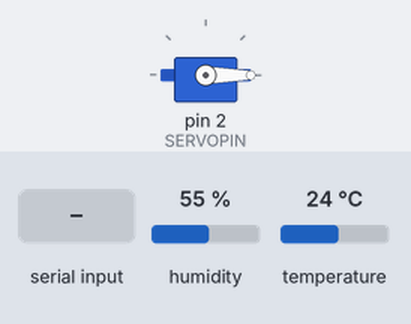
A sketch run on a simulated Arduino Uno, built with avr-gcc and run on an emulated ATmega328P. Parts: servo. The inputs (shaded band) are chosen by the test bench; at power-on: humidity 55 %, temperature 24 °C.

Above: at 3.3 s.
3.4 s: "1" received over Serial
At 4.4 s:
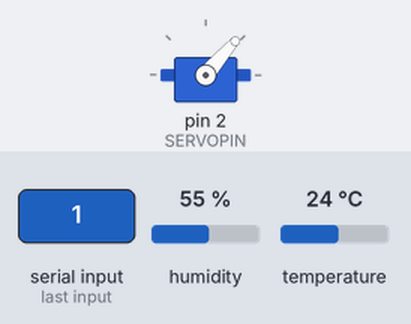
4.9 s: "0" received over Serial
At 6.4 s:
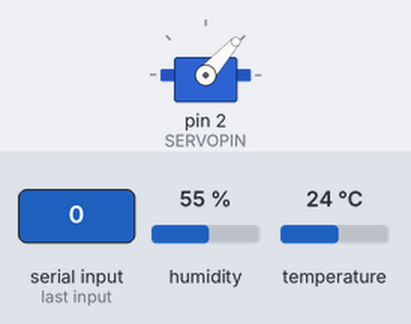
Timing chart, 0 to 7.9 s (numbered marks = the images above; inputs shaded):
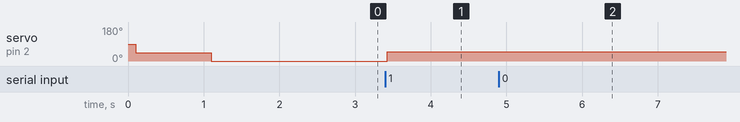

The sketch:

PINCH_SLAVE_TOP_TEST.ino
```cpp
#include <Wire.h>
#include <Servo.h>
#include "DHT.h"

#define SERVOPIN 2
#define DHTPIN 3
#define DHTTYPE DHT11

#define WIRE_SLAVE_ADDRESS 8

char charA_out[10];

//int PHOTO_REFRECTOR_PIN[4] = {0,1,2,3};
int PHOTO_REFRECTOR_PIN[4] = {2,1,3,0};
int luxNum[4];
float humidity;
float temperature;
boolean clockwise = false;

Servo servo;
DHT dht(DHTPIN, DHTTYPE);

void setup() {
  Serial.begin(9600);
//initialize
  for(int i=0; i<4; i++)  luxNum[i] = 0;
  humidity = 0;
  temperature = 0;
  servo.attach(SERVOPIN);
  dht.begin();

//  Wire.begin(WIRE_SLAVE_ADDRESS);
//  Wire.onRequest(returnSensorNum);
//  Wire.onReceive(servoOperate);

  delay(100);

  servo.write(45);
  delay(1000);
  servo.write(0);
  delay(1000);
}

void loop() {
  delay(100);

  if(Serial.available()){
    int angle = Serial.read();
    testServo(angle);
  }

  humidity = dht.readHumidity();
  temperature = dht.readTemperature();

  // error
  if (isnan(humidity) || isnan(temperature)) {
//    Serial.println("Failed to read from DHT sensor!");
    return;
  }

//  Serial.print("Humidity: ");
//  Serial.print(humidity);
//  Serial.println(" %\t");
//  Serial.print("Temperature: ");
//  Serial.print(temperature);
//  Serial.println(" *C ");
//
//  Serial.print(analogRead(PHOTO_REFRECTOR_PIN[0]));
//  Serial.print(" ");
//  Serial.print(analogRead(PHOTO_REFRECTOR_PIN[1]));
//  Serial.print(" ");
//  Serial.print(analogRead(PHOTO_REFRECTOR_PIN[2]));
//  Serial.print(" ");
//  Serial.println(analogRead(PHOTO_REFRECTOR_PIN[3]));

  delay(100);
}

void returnSensorNum(){
  char sendData[6];
  sendData[0] = (char)humidity;
  sendData[1] = (char)temperature;
  sendData[2] = (char)(analogRead(PHOTO_REFRECTOR_PIN[0])/4);
  sendData[3] = (char)(analogRead(PHOTO_REFRECTOR_PIN[1])/4);
  sendData[4] = (char)(analogRead(PHOTO_REFRECTOR_PIN[2])/4);
  sendData[5] = (char)(analogRead(PHOTO_REFRECTOR_PIN[3])/4);

  Wire.write(sendData);
}

//void servoOperate(int a){
//
////  int cnt_buf = 0; `
//
////  Serial.println(Wire.available());
////  if(Wire.available() > 0){
////    delay(100);
////
////    cnt_buf = max(79,Wire.available());  //受信文字数 最大79文字
////    Serial.println("cnt_buf");
////    Serial.print(cnt_buf);
////    for (int iii = 0; iii < cnt_buf; iii++){
////      charA_out[iii] = Wire.read();
////    }
////    charA_out[cnt_buf] = '\0';  //終端文字
////  }
//    int c;
//    while(Wire.available()){
//      c = Wire.read(); // 1バイト受信
//    }
////    Serial.println(c);
//
//    switch(c){
//      case 50:
//        servoMove(0);
//        break;
//      case 51:
//        servoMove(90/4);
//        break;
//      case 52:
//        servoMove(180/4);
//        break;
//      case 53:
//        servoMove(270/4);
//        break;
//    }
////
////  servoMove(atoi(charA_out));
////  Serial.print("index: ");
////  Serial.println(atoi(charA_out));
//
////  if(!clockwise){
////    servoMove(45);
////    clockwise = true;
////  }
////  else{
////    servoMove(0);
////    clockwise = false;
////  }
//}

void testServo(int angle){
//  switch(angle){
//      case 50:
//        servoMove(0);
//        break;
//      case 51:
//        servoMove(90);
//        break;
//      case 52:1
//        servoMove(180/4);
//        break;
//      case 53:
//        servoMove(270/4);
//        break;
//    }
  servoMove(angle);
}

void servoMove(int angle){
  servo.write(angle);
  delay(100);
}
```

Measured:
- after the input at 3.4 s, servo on pin 2 (SERVOPIN): 0° → 49° at once
- after the input at 4.9 s, servo on pin 2 (SERVOPIN): 49° → 48° after 0.05 s
